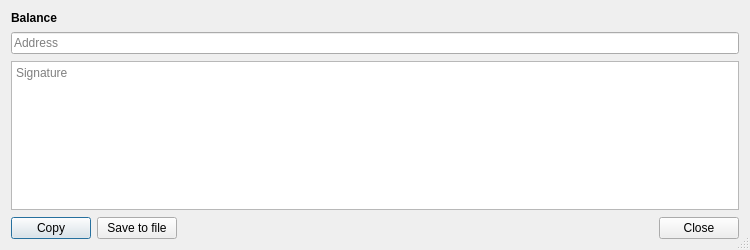
<?xml version="1.0" encoding="UTF-8"?>
<ui version="4.0">
 <class>BalanceProofDialog</class>
 <widget class="QDialog" name="BalanceProofDialog">
  <property name="geometry">
   <rect>
    <x>0</x>
    <y>0</y>
    <width>750</width>
    <height>250</height>
   </rect>
  </property>
  <property name="minimumSize">
   <size>
    <width>600</width>
    <height>220</height>
   </size>
  </property>
  <property name="maximumSize">
   <size>
    <width>16777215</width>
    <height>16777215</height>
   </size>
  </property>
  <property name="windowTitle">
   <string>Proof of balance</string>
  </property>
  <property name="sizeGripEnabled">
   <bool>true</bool>
  </property>
  <property name="modal">
   <bool>false</bool>
  </property>
  <layout class="QGridLayout" name="gridLayout">
   <property name="verticalSpacing">
    <number>0</number>
   </property>
   <item row="11" column="0">
    <layout class="QVBoxLayout" name="verticalLayout">
     <property name="spacing">
      <number>7</number>
     </property>
     <property name="sizeConstraint">
      <enum>QLayout::SetDefaultConstraint</enum>
     </property>
     <item>
      <widget class="QLabel" name="m_balance">
       <property name="sizePolicy">
        <sizepolicy hsizetype="Minimum" vsizetype="Preferred">
         <horstretch>0</horstretch>
         <verstretch>0</verstretch>
        </sizepolicy>
       </property>
       <property name="font">
        <font>
         <bold>true</bold>
        </font>
       </property>
       <property name="text">
        <string>Balance </string>
       </property>
      </widget>
     </item>
     <item>
      <widget class="QLineEdit" name="m_addressLineEdit">
       <property name="readOnly">
        <bool>true</bool>
       </property>
       <property name="placeholderText">
        <string>Address</string>
       </property>
      </widget>
     </item>
     <item>
      <widget class="QTextEdit" name="m_signatureEdit">
       <property name="sizePolicy">
        <sizepolicy hsizetype="Expanding" vsizetype="Expanding">
         <horstretch>0</horstretch>
         <verstretch>0</verstretch>
        </sizepolicy>
       </property>
       <property name="minimumSize">
        <size>
         <width>0</width>
         <height>25</height>
        </size>
       </property>
       <property name="maximumSize">
        <size>
         <width>16777215</width>
         <height>16777215</height>
        </size>
       </property>
       <property name="baseSize">
        <size>
         <width>0</width>
         <height>0</height>
        </size>
       </property>
       <property name="styleSheet">
        <string notr="true"/>
       </property>
       <property name="readOnly">
        <bool>true</bool>
       </property>
       <property name="placeholderText">
        <string>Signature</string>
       </property>
      </widget>
     </item>
     <item>
      <layout class="QHBoxLayout" name="m_proofHorizontalLayout">
       <property name="spacing">
        <number>6</number>
       </property>
       <item>
        <widget class="QPushButton" name="m_copyProofButton">
         <property name="text">
          <string>Copy</string>
         </property>
        </widget>
       </item>
       <item>
        <widget class="QPushButton" name="m_saveProofButton">
         <property name="text">
          <string>Save to file</string>
         </property>
        </widget>
       </item>
       <item>
        <spacer name="horizontalSpacer">
         <property name="orientation">
          <enum>Qt::Horizontal</enum>
         </property>
         <property name="sizeHint" stdset="0">
          <size>
           <width>40</width>
           <height>20</height>
          </size>
         </property>
        </spacer>
       </item>
       <item>
        <widget class="QPushButton" name="m_proofCloseButton">
         <property name="text">
          <string>Close</string>
         </property>
        </widget>
       </item>
      </layout>
     </item>
    </layout>
   </item>
  </layout>
 </widget>
 <tabstops>
  <tabstop>m_copyProofButton</tabstop>
  <tabstop>m_saveProofButton</tabstop>
  <tabstop>m_proofCloseButton</tabstop>
 </tabstops>
 <connections>
  <connection>
   <sender>m_proofCloseButton</sender>
   <signal>clicked()</signal>
   <receiver>BalanceProofDialog</receiver>
   <slot>accept()</slot>
   <hints>
    <hint type="sourcelabel">
     <x>755</x>
     <y>258</y>
    </hint>
    <hint type="destinationlabel">
     <x>333</x>
     <y>149</y>
    </hint>
   </hints>
  </connection>
  <connection>
   <sender>m_copyProofButton</sender>
   <signal>clicked()</signal>
   <receiver>BalanceProofDialog</receiver>
   <slot>copyProof()</slot>
   <hints>
    <hint type="sourcelabel">
     <x>65</x>
     <y>258</y>
    </hint>
    <hint type="destinationlabel">
     <x>382</x>
     <y>222</y>
    </hint>
   </hints>
  </connection>
  <connection>
   <sender>m_saveProofButton</sender>
   <signal>clicked()</signal>
   <receiver>BalanceProofDialog</receiver>
   <slot>saveProof()</slot>
   <hints>
    <hint type="sourcelabel">
     <x>165</x>
     <y>258</y>
    </hint>
    <hint type="destinationlabel">
     <x>382</x>
     <y>222</y>
    </hint>
   </hints>
  </connection>
 </connections>
 <slots>
  <slot>copyProof()</slot>
  <slot>saveProof()</slot>
 </slots>
</ui>
